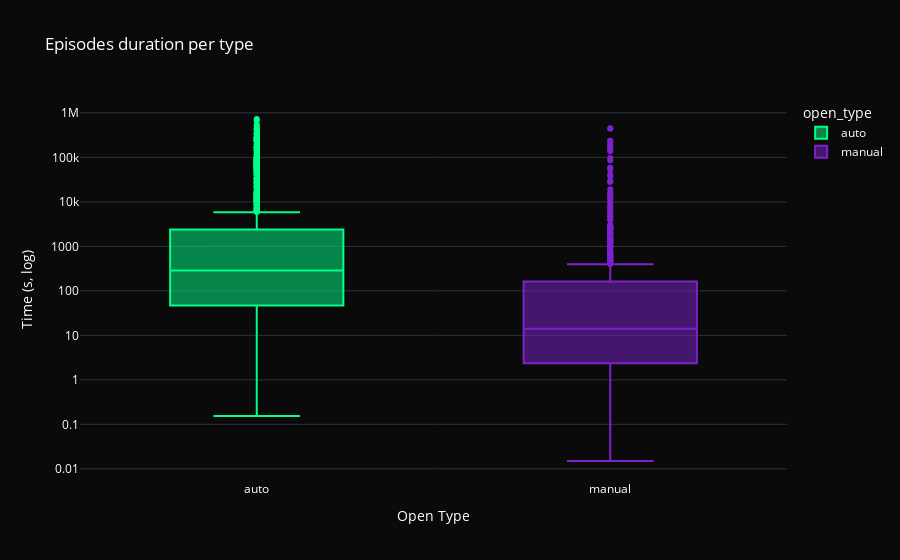

The notebook cell this image was saved under:
### Code cell
fig = px.box(
    epi,
    x="open_type",
    y="duration_sec",
    color="open_type",
    color_discrete_map={
        "manual": JB_COLORS["manual"],
        "auto": JB_COLORS["auto"]
    },
    title="Episodes duration per type"
)
fig.update_layout(
    template="plotly_dark",
    paper_bgcolor=JB_COLORS["background"],
    plot_bgcolor=JB_COLORS["background"],
    font_color=JB_COLORS["text"]
)
fig.update_yaxes(type="log", title="Time (s, log)")
fig.update_xaxes(title="Open Type")
fig.show()

### Figure 1 — Plotly figure (JSON) as saved in the notebook; plotly's stock layout.template omitted (floating-point values rounded to 4 significant figures; data arrays with more than 128 entries replaced by an {"elided": "..."} marker saying what was removed)
{"data": [{"alignmentgroup": "True", "hovertemplate": "open_type=%{x}<br>duration_sec=%{y}<extra></extra>", "legendgroup": "auto", "marker": {"color": "#00ff88"}, "name": "auto", "notched": false, "offsetgroup": "auto", "orientation": "v", "showlegend": true, "x": {"elided": "1180 str values"}, "x0": " ", "xaxis": "x", "y": {"elided": "1180 float values"}, "y0": " ", "yaxis": "y", "type": "box"}, {"alignmentgroup": "True", "hovertemplate": "open_type=%{x}<br>duration_sec=%{y}<extra></extra>", "legendgroup": "manual", "marker": {"color": "#7e22ce"}, "name": "manual", "notched": false, "offsetgroup": "manual", "orientation": "v", "showlegend": true, "x": {"elided": "651 str values"}, "x0": " ", "xaxis": "x", "y": {"elided": "651 float values"}, "y0": " ", "yaxis": "y", "type": "box"}], "layout": {"xaxis": {"anchor": "y", "domain": [0.0, 1.0], "title": {"text": "Open Type"}, "categoryorder": "array", "categoryarray": ["auto", "manual"]}, "yaxis": {"anchor": "x", "domain": [0.0, 1.0], "title": {"text": "Time (s, log)"}, "type": "log"}, "legend": {"title": {"text": "open_type"}, "tracegroupgap": 0}, "title": {"text": "Episodes duration per type"}, "boxmode": "overlay", "font": {"color": "#ffffff"}, "paper_bgcolor": "#0a0a0a", "plot_bgcolor": "#0a0a0a"}}
